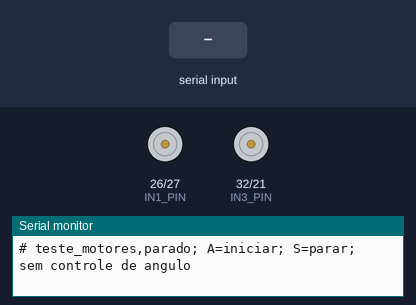
A sketch run on a simulated ESP32. Parts: motor-driver pin pairs drawn as motors (green arrow = first pin HIGH = forward, orange = second pin HIGH = backward, longer = more drive, scaled by the enable pin), the last lines printed to the serial monitor. The inputs (shaded band) are chosen by the test bench.

Above: at 1.2 s.
1.3 s: "A\n" received over Serial
At 1.6 s:
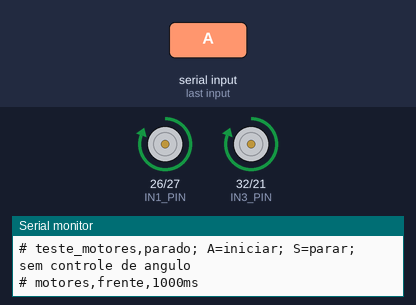
4.3 s: "S\n" received over Serial
5.8 s: "a\n" received over Serial
At 7.9 s:
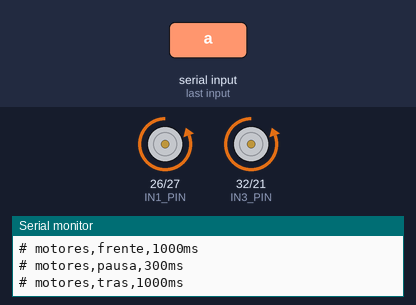
8.8 s: "s\n" received over Serial
Timing chart, 0 to 11.3 s (numbered marks = the images above; inputs shaded):
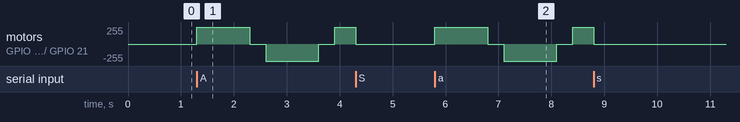

The sketch:

teste_motores.ino
```cpp
#include <Arduino.h>

// Mesmo mapa de pinos de carrinho/config.h.
constexpr int ENA_PIN = 25;
constexpr int IN1_PIN = 26;
constexpr int IN2_PIN = 27;
constexpr int ENB_PIN = 33;
constexpr int IN3_PIN = 32;
constexpr int IN4_PIN = 21;
constexpr unsigned long DRIVE_MS = 1000;
constexpr unsigned long PAUSE_MS = 300;

bool running = false;
unsigned int phase = 0;
unsigned long phaseStarted = 0;

void stopMotors() {
  digitalWrite(ENA_PIN, LOW);
  digitalWrite(ENB_PIN, LOW);
  digitalWrite(IN1_PIN, LOW);
  digitalWrite(IN2_PIN, LOW);
  digitalWrite(IN3_PIN, LOW);
  digitalWrite(IN4_PIN, LOW);
}

void applyPhase() {
  // Desabilita a ponte antes de trocar o sentido.
  stopMotors();
  if (phase == 0 || phase == 2) {
    const bool forward = phase == 0;
    digitalWrite(IN1_PIN, forward ? HIGH : LOW);
    digitalWrite(IN2_PIN, forward ? LOW : HIGH);
    digitalWrite(IN3_PIN, forward ? HIGH : LOW);
    digitalWrite(IN4_PIN, forward ? LOW : HIGH);
    digitalWrite(ENA_PIN, HIGH);
    digitalWrite(ENB_PIN, HIGH);
    Serial.println(forward ? "# motores,frente,1000ms" : "# motores,tras,1000ms");
  } else {
    Serial.println("# motores,pausa,300ms");
  }
  phaseStarted = millis();
}

void setup() {
  const int pins[] = {ENA_PIN, ENB_PIN, IN1_PIN, IN2_PIN, IN3_PIN, IN4_PIN};
  for (int pin : pins) {
    digitalWrite(pin, LOW);
    pinMode(pin, OUTPUT);
  }
  stopMotors();
  Serial.begin(115200);
  Serial.println("# teste_motores,parado; A=iniciar; S=parar; sem controle de angulo");
}

void loop() {
  while (Serial.available() > 0) {
    const char command = Serial.read();
    if (command == 'S' || command == 's') {
      running = false;
      stopMotors();
      Serial.println("# motores,desarmado");
    } else if (command == 'A' || command == 'a') {
      running = true;
      phase = 0;
      applyPhase();
    } else if (command != '\r' && command != '\n' && command != ' ') {
      Serial.println("# comando_invalido; A=iniciar; S=parar");
    }
  }
  if (!running) return;
  const unsigned long duration = (phase == 0 || phase == 2) ? DRIVE_MS : PAUSE_MS;
  if (millis() - phaseStarted >= duration) {
    phase = (phase + 1) % 4;
    applyPhase();
  }
}
```

Measured:
- after the input at 1.3 s, motor on GPIO 26 (IN1_PIN) / GPIO 27 (IN2_PIN), motor on GPIO 32 (IN3_PIN) / GPIO 21 (IN4_PIN): stopped → forward 255/255 at once, → stopped 1.0 s later, → backward 255/255 0.30 s later, → stopped 1.0 s later, … (5 changes in this stretch)
- after the input at 5.8 s, motor on GPIO 26 (IN1_PIN) / GPIO 27 (IN2_PIN), motor on GPIO 32 (IN3_PIN) / GPIO 21 (IN4_PIN): stopped → forward 255/255 at once, → stopped 1.0 s later, → backward 255/255 0.30 s later, → stopped 1.0 s later, … (5 changes in this stretch)
